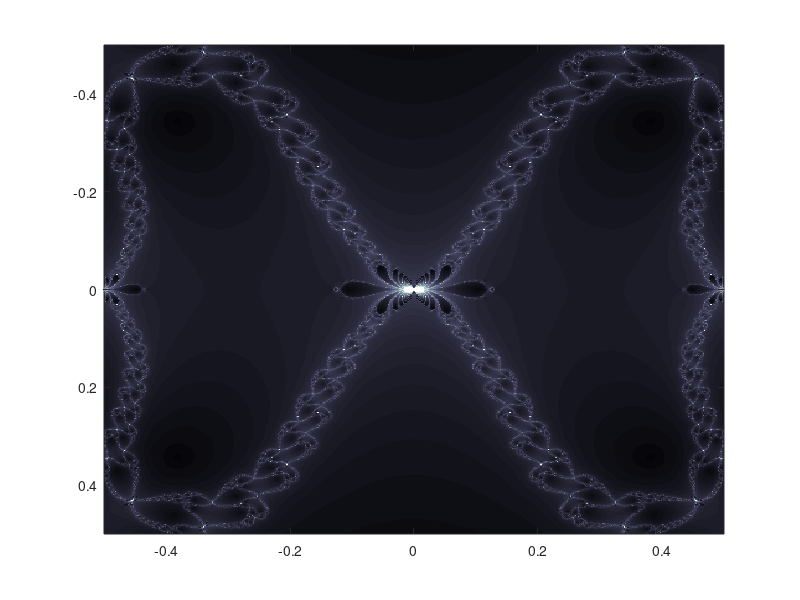

Write the MATLAB code that produced this figure.
%Newton fractal
%This script may take time to complete depending on the number 
%of iteratons and size of image
%the fractal equation z^4-cos(z)
x = linspace(-0.5,0.5,500);
y = linspace(-0.5,0.5,500);
c = zeros(length(y),length(x));
iters = 64;
cutoff = 0.05;
len_x = length(x);
len_y = length(y);

for n=1:len_x
    c(n,:) = y(n)+i*x(:);
end

h_msg = msgbox(' Please Wait ',' ');
zvalues = zeros(len_x,len_y);
z = 0+i*0;
rough = 0;
rough1 = 0;

m = 1;
n = len_x*len_y;
tic
for m = 1:len_x*len_y
    k = 0;
    z = c(m);
    rough1 = 0.06;
    rough  = 0;
    while ((k <= iters) && (abs(rough1) > cutoff))
        z = z - (z*z*z*z-cos(z))/(4*z*z*z+sin(z));
        rough1 = z - rough;
        rough  = z;
        k  = k+1;
    end
    zvalues(m) = k;
end
close(h_msg);
%you can also try any one of these colormaps
%cmap = flipud(colormap(hsv));
%cmap = flipud(colormap(copper));
%cmap = flipud(colormap(hot));
%cmap = flipud(colormap(gray));
%cmap = flipud(colormap(jet));
%cmap = flipud(colormap(summer));
%cmap = flipud(colormap(winter));
%cmap = flipud(colormap(spring));
%cmap = flipud(colormap(bone));
%cmap = colormap(hsv);
%cmap = colormap(copper);
%cmap = colormap(hot);
%cmap = colormap(gray);
%cmap = colormap(jet);
%cmap = colormap(summer);
%cmap = colormap(winter);
%cmap = colormap(spring);
%cmap = colormap(bone);
cmap = colormap(bone(iters));
colormap(cmap);
image(x,y,zvalues);
axis tight
toc

%remove comments '%' from 68-72 to save the image
%clear x y c
%zval8 = uint8(zvalues);
%clear zvalues
%rgb   = ind2rgb8(zval8, cmap );
%imwrite(rgb ,'newton2.png','png');
